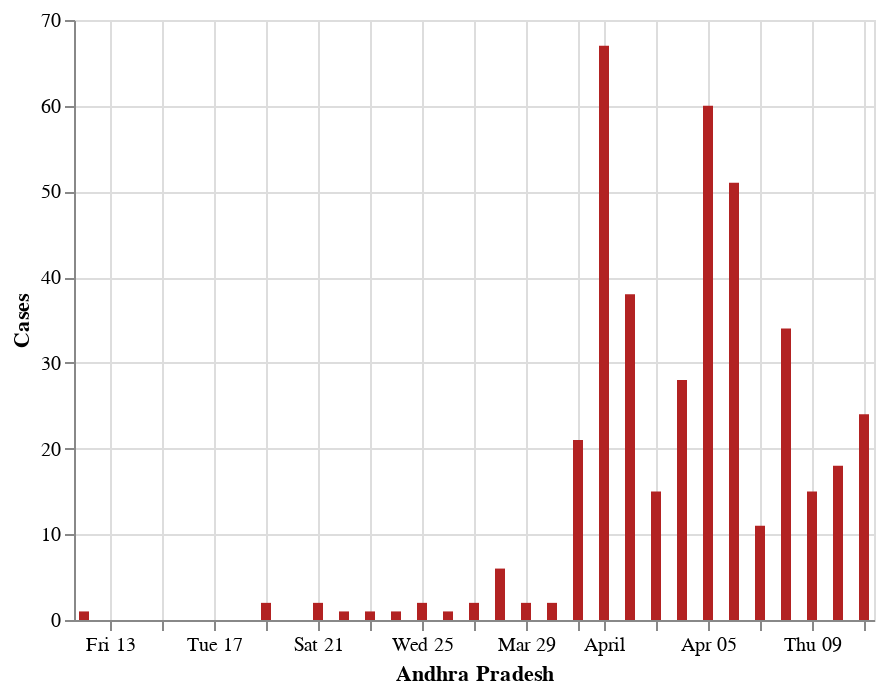

Notebook code cell kept with this figure:
### Code cell
#hide_input
import altair as alt
#draw_plot_alt(graph_df,14,"West Bengal")
wb_df=graph_df.query("detected_state == 'Andhra Pradesh'").reset_index()
wb_df=wb_df[["diagnosed_date",0]]
wb_df.rename(columns={0:'Cases'},inplace=True)
wb_df=wb_df.groupby("diagnosed_date").sum().reset_index()
#wb_df
alt.Chart(wb_df).mark_bar(color='firebrick').encode(
    alt.X('diagnosed_date', title='Andhra Pradesh'),
    alt.Y('sum(Cases)', title='Cases')
).interactive()

### Figure 1 — Vega-Lite specification as saved in the notebook (floating-point values rounded to 4 significant figures)
{"config": {"view": {"continuousWidth": 400, "continuousHeight": 300}}, "data": {"name": "data-e49dba82b18e2b8af1f7f0497ae95aa6"}, "mark": {"type": "bar", "color": "firebrick"}, "encoding": {"x": {"type": "temporal", "field": "diagnosed_date", "title": "Andhra Pradesh"}, "y": {"type": "quantitative", "aggregate": "sum", "field": "Cases", "title": "Cases"}}, "selection": {"selector031": {"type": "interval", "bind": "scales", "encodings": ["x", "y"]}}, "$schema": "https://vega.github.io/schema/vega-lite/v4.8.1.json", "datasets": {"data-e49dba82b18e2b8af1f7f0497ae95aa6": [{"diagnosed_date": "2020-03-12T00:00:00", "Cases": 1}, {"diagnosed_date": "2020-03-19T00:00:00", "Cases": 2}, {"diagnosed_date": "2020-03-21T00:00:00", "Cases": 2}, {"diagnosed_date": "2020-03-22T00:00:00", "Cases": 1}, {"diagnosed_date": "2020-03-23T00:00:00", "Cases": 1}, {"diagnosed_date": "2020-03-24T00:00:00", "Cases": 1}, {"diagnosed_date": "2020-03-25T00:00:00", "Cases": 2}, {"diagnosed_date": "2020-03-26T00:00:00", "Cases": 1}, {"diagnosed_date": "2020-03-27T00:00:00", "Cases": 2}, {"diagnosed_date": "2020-03-28T00:00:00", "Cases": 6}, {"diagnosed_date": "2020-03-29T00:00:00", "Cases": 2}, {"diagnosed_date": "2020-03-30T00:00:00", "Cases": 2}, {"diagnosed_date": "2020-03-31T00:00:00", "Cases": 21}, {"diagnosed_date": "2020-04-01T00:00:00", "Cases": 67}, {"diagnosed_date": "2020-04-02T00:00:00", "Cases": 38}, {"diagnosed_date": "2020-04-03T00:00:00", "Cases": 15}, {"diagnosed_date": "2020-04-04T00:00:00", "Cases": 28}, {"diagnosed_date": "2020-04-05T00:00:00", "Cases": 60}, {"diagnosed_date": "2020-04-06T00:00:00", "Cases": 51}, {"diagnosed_date": "2020-04-07T00:00:00", "Cases": 11}, {"diagnosed_date": "2020-04-08T00:00:00", "Cases": 34}, {"diagnosed_date": "2020-04-09T00:00:00", "Cases": 15}, {"diagnosed_date": "2020-04-10T00:00:00", "Cases": 18}, {"diagnosed_date": "2020-04-11T00:00:00", "Cases": 24}]}}
